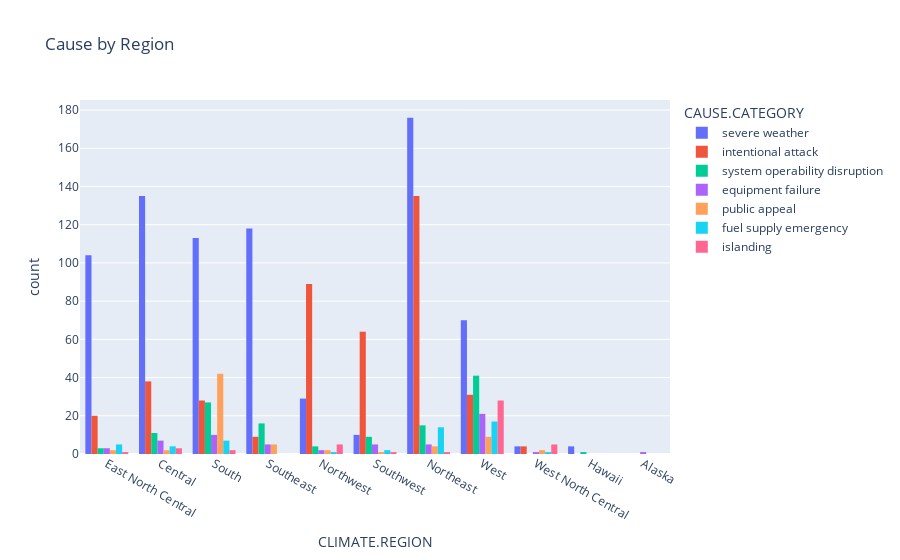

Here is the notebook cell this chart was saved with:
### Code cell
fig1 = px.histogram(df, 
                   x='CLIMATE.REGION', 
                   title='Cause by Region', 
                   color = 'CAUSE.CATEGORY',
                   barmode = 'group',
                   labels={'x': 'Region', 'y': 'Frequency'})
fig1.show()

### Figure 1 — Plotly figure (JSON) as saved in the notebook; plotly's stock layout.template omitted (floating-point values rounded to 4 significant figures; data arrays with more than 128 entries replaced by an {"elided": "..."} marker saying what was removed)
{"data": [{"alignmentgroup": "True", "bingroup": "x", "hovertemplate": "CAUSE.CATEGORY=severe weather<br>CLIMATE.REGION=%{x}<br>count=%{y}<extra></extra>", "legendgroup": "severe weather", "marker": {"color": "#636efa", "pattern": {"shape": ""}}, "name": "severe weather", "offsetgroup": "severe weather", "orientation": "v", "showlegend": true, "type": "histogram", "x": {"elided": "763 str values"}, "xaxis": "x", "yaxis": "y"}, {"alignmentgroup": "True", "bingroup": "x", "hovertemplate": "CAUSE.CATEGORY=intentional attack<br>CLIMATE.REGION=%{x}<br>count=%{y}<extra></extra>", "legendgroup": "intentional attack", "marker": {"color": "#EF553B", "pattern": {"shape": ""}}, "name": "intentional attack", "offsetgroup": "intentional attack", "orientation": "v", "showlegend": true, "type": "histogram", "x": {"elided": "418 str values"}, "xaxis": "x", "yaxis": "y"}, {"alignmentgroup": "True", "bingroup": "x", "hovertemplate": "CAUSE.CATEGORY=system operability disruption<br>CLIMATE.REGION=%{x}<br>count=%{y}<extra></extra>", "legendgroup": "system operability disruption", "marker": {"color": "#00cc96", "pattern": {"shape": ""}}, "name": "system operability disruption", "offsetgroup": "system operability disruption", "orientation": "v", "showlegend": true, "type": "histogram", "x": ["Central", "Central", "Central", "East North Central", "East North Central", "East North Central", "South", "South", "South", "South", "South", "South", "South", "South", "South", "South", "South", "South", "South", "South", "South", "South", "South", "South", "South", "South", "Central", "Central", "Central", "Central", "Central", "South", "Northwest", "Southwest", "Southwest", "Northeast", "Northeast", "Northeast", "Southwest", "Southwest", "Central", "Central", "Southeast", "Southeast", "Southeast", "Southeast", "Southeast", "Northeast", "Northeast", "Central", "Northeast", "Northeast", "Northeast", "Northeast", "Northeast", "Northeast", "Northeast", "Northeast", "South", "South", "South", "South", "South", "South", "Southeast", "Southeast", "Southeast", "Southeast", "Southeast", "Southeast", "Southeast", "Southeast", "Southeast", "Southeast", "West", "West", "West", "West", "West", "West", "West", "West", "West", "West", "West", "West", "West", "West", "West", "West", "West", "West", "West", "West", "West", "West", "West", "West", "West", "West", "West", "West", "West", "West", "West", "West", "West", "West", "West", "West", "West", "West", "West", "West", "West", "Southeast", "Southwest", "Northeast", "Northeast", "Southwest", "Southwest", "Southwest", "Southwest", "Hawaii", "Northwest", "Northwest", "Northwest"], "xaxis": "x", "yaxis": "y"}, {"alignmentgroup": "True", "bingroup": "x", "hovertemplate": "CAUSE.CATEGORY=equipment failure<br>CLIMATE.REGION=%{x}<br>count=%{y}<extra></extra>", "legendgroup": "equipment failure", "marker": {"color": "#ab63fa", "pattern": {"shape": ""}}, "name": "equipment failure", "offsetgroup": "equipment failure", "orientation": "v", "showlegend": true, "type": "histogram", "x": ["Central", "Central", "East North Central", "East North Central", "East North Central", "South", "South", "South", "South", "South", "South", "Central", "Central", "Central", "Northwest", "Southwest", "Southwest", "Southwest", "Southwest", "Northeast", "Central", "Southwest", "Central", "Northwest", "Northeast", "Northeast", "Northeast", "Northeast", "South", "South", "South", "Southeast", "Southeast", "Southeast", "Southeast", "West", "West", "West", "West", "West", "West", "West", "West", "West", "West", "West", "West", "West", "West", "West", "West", "West", "West", "West", "West", "West", "South", "Southeast", "West North Central", "Alaska"], "xaxis": "x", "yaxis": "y"}, {"alignmentgroup": "True", "bingroup": "x", "hovertemplate": "CAUSE.CATEGORY=public appeal<br>CLIMATE.REGION=%{x}<br>count=%{y}<extra></extra>", "legendgroup": "public appeal", "marker": {"color": "#FFA15A", "pattern": {"shape": ""}}, "name": "public appeal", "offsetgroup": "public appeal", "orientation": "v", "showlegend": true, "type": "histogram", "x": ["Central", "East North Central", "East North Central", "South", "South", "South", "South", "South", "South", "South", "South", "South", "South", "South", "South", "South", "South", "South", "South", "South", "Central", "Northwest", "Southwest", "Northeast", "Northeast", "Northeast", "Northeast", "South", "South", "South", "South", "South", "South", "South", "South", "South", "South", "South", "South", "South", "South", "Southeast", "Southeast", "Southeast", "West", "West", "West", "West", "West", "West", "West", "West", "West", "South", "South", "South", "South", "South", "South", "South", "Southeast", "Southeast", "West North Central", "South", "South", "South", "South", "Northwest", "West North Central"], "xaxis": "x", "yaxis": "y"}, {"alignmentgroup": "True", "bingroup": "x", "hovertemplate": "CAUSE.CATEGORY=fuel supply emergency<br>CLIMATE.REGION=%{x}<br>count=%{y}<extra></extra>", "legendgroup": "fuel supply emergency", "marker": {"color": "#19d3f3", "pattern": {"shape": ""}}, "name": "fuel supply emergency", "offsetgroup": "fuel supply emergency", "orientation": "v", "showlegend": true, "type": "histogram", "x": ["East North Central", "East North Central", "East North Central", "East North Central", "East North Central", "South", "South", "South", "South", "South", "South", "Central", "Central", "Northwest", "Central", "Central", "Northeast", "Northeast", "Northeast", "Northeast", "Northeast", "Northeast", "Northeast", "Northeast", "Northeast", "Northeast", "Northeast", "Northeast", "South", "West", "West", "West", "West", "West", "West", "West", "West", "West", "West", "West", "West", "West", "West", "West", "West", "West", "Southwest", "Northeast", "Northeast", "Southwest", "West North Central"], "xaxis": "x", "yaxis": "y"}, {"alignmentgroup": "True", "bingroup": "x", "hovertemplate": "CAUSE.CATEGORY=islanding<br>CLIMATE.REGION=%{x}<br>count=%{y}<extra></extra>", "legendgroup": "islanding", "marker": {"color": "#FF6692", "pattern": {"shape": ""}}, "name": "islanding", "offsetgroup": "islanding", "orientation": "v", "showlegend": true, "type": "histogram", "x": ["East North Central", "Central", "Central", "Central", "Northwest", "Northwest", "Northwest", "Northwest", "Northwest", "West North Central", "West North Central", "West", "West", "West", "West", "West", "West", "West", "West", "West", "West", "West", "West", "West", "West", "West", "West", "West", "West", "West", "West", "West", "West", "West", "West", "West", "West", "West", "West", "South", "West North Central", "South", "Northeast", "Southwest", "West North Central", "West North Central"], "xaxis": "x", "yaxis": "y"}], "layout": {"barmode": "group", "legend": {"title": {"text": "CAUSE.CATEGORY"}, "tracegroupgap": 0}, "title": {"text": "Cause by Region"}, "xaxis": {"anchor": "y", "domain": [0, 1], "title": {"text": "CLIMATE.REGION"}}, "yaxis": {"anchor": "x", "domain": [0, 1], "title": {"text": "count"}}}}
